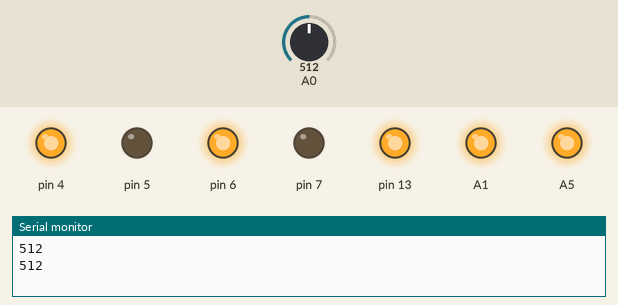
Bench run of a sketch on a simulated Arduino Uno, built with avr-gcc and run on an emulated ATmega328P. Shown: output pins drawn as LEDs (lit = HIGH), the last lines printed to the serial monitor. Dashed ring = blinking. Inputs (shaded band) come from the test bench; at power-on: A0 = 512.

Above: at 3.8 s.
3.9 s: A0 set to 139
7.8 s: A0 set to 118
At 9.0 s:
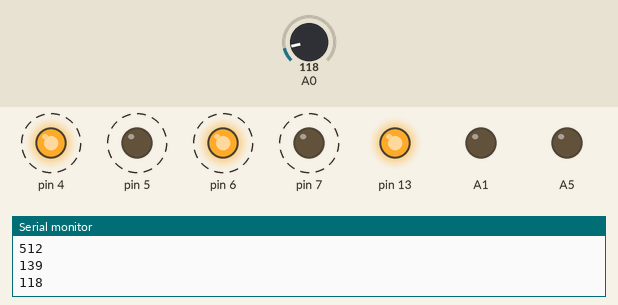
14.3 s: A0 set to 306
At 16.9 s:
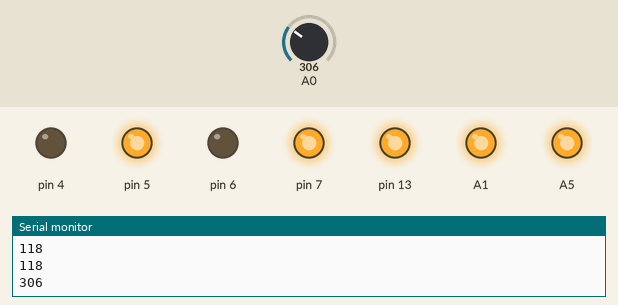
22.1 s: A0 set to 122
At 24.6 s:
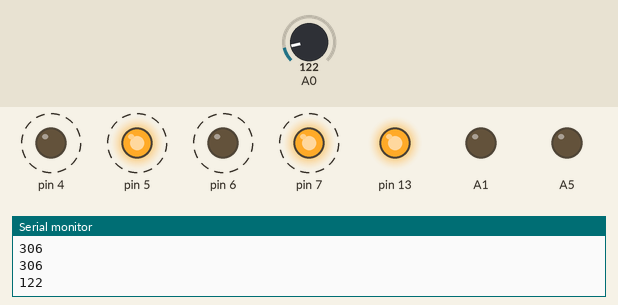
Timing chart, 0 to 30.9 s (numbered marks = the images above; inputs shaded):
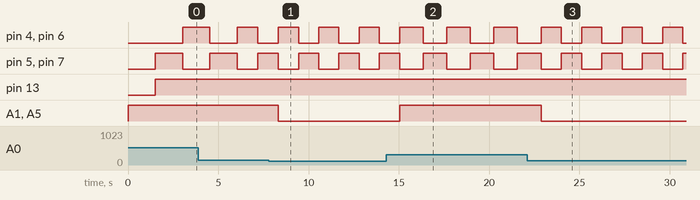

Measured:
- the behaviour switches between 128 and 127 on A0 (found by bisection; images 0 and 1)
- after the input at 7.8 s, A1, A5: HIGH → LOW after 0.53 s
- after the input at 14.3 s, A1, A5: LOW → HIGH after 0.74 s
- after the input at 22.1 s, A1, A5: HIGH → LOW after 0.77 s
- by itself, pin 4–7: alternates HIGH for 1.1 s and LOW for 1.1 s

The sketch:

sketch_apr02a.ino
```cpp
int v=0;
void setup() {
  // put your setup code here, to run once:
  pinMode(A0,INPUT);
  pinMode(A1,OUTPUT);
  pinMode(A5,OUTPUT);
  pinMode(13,OUTPUT);
  pinMode(7,OUTPUT);
  pinMode(6,OUTPUT);
  pinMode(5,OUTPUT);
  pinMode(4,OUTPUT);
  Serial.begin(9600);
}
void loop() {
  // put your main code here, to run repeatedly:
  v=analogRead(A0);
  Serial.println(v);
  analogWrite(A1,v);
  analogWrite(A5,v);
  delay(v);
  delay(1000);
  digitalWrite(13,HIGH);
  digitalWrite(7,HIGH);
  digitalWrite(6,LOW);
  digitalWrite(5,HIGH);
  digitalWrite(4,LOW);

  delay(v);
  delay(1000);
  digitalWrite(13,LOW);
  digitalWrite(13,HIGH);
  digitalWrite(6,HIGH);
  digitalWrite(7,LOW);
  digitalWrite(4,HIGH);
  digitalWrite(5,LOW);

}
```
